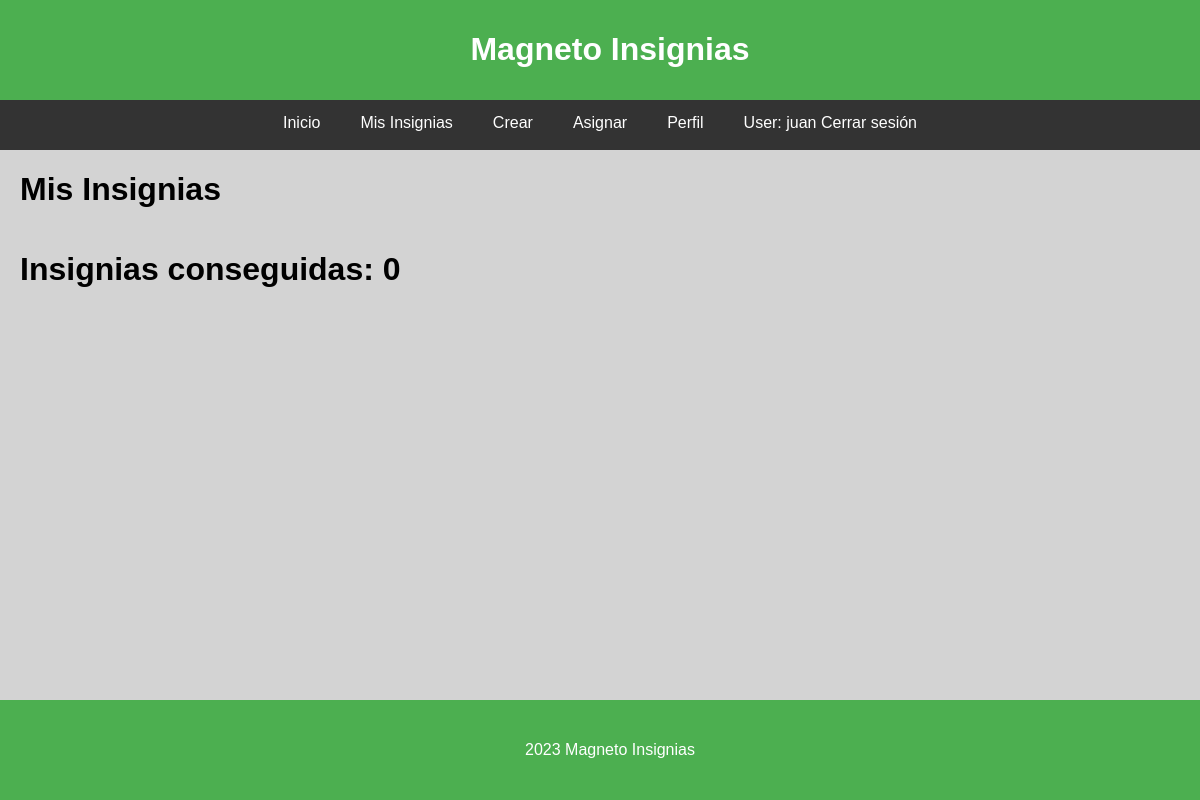
The page /mybadges/ (signed in) on the database as committed earlier.
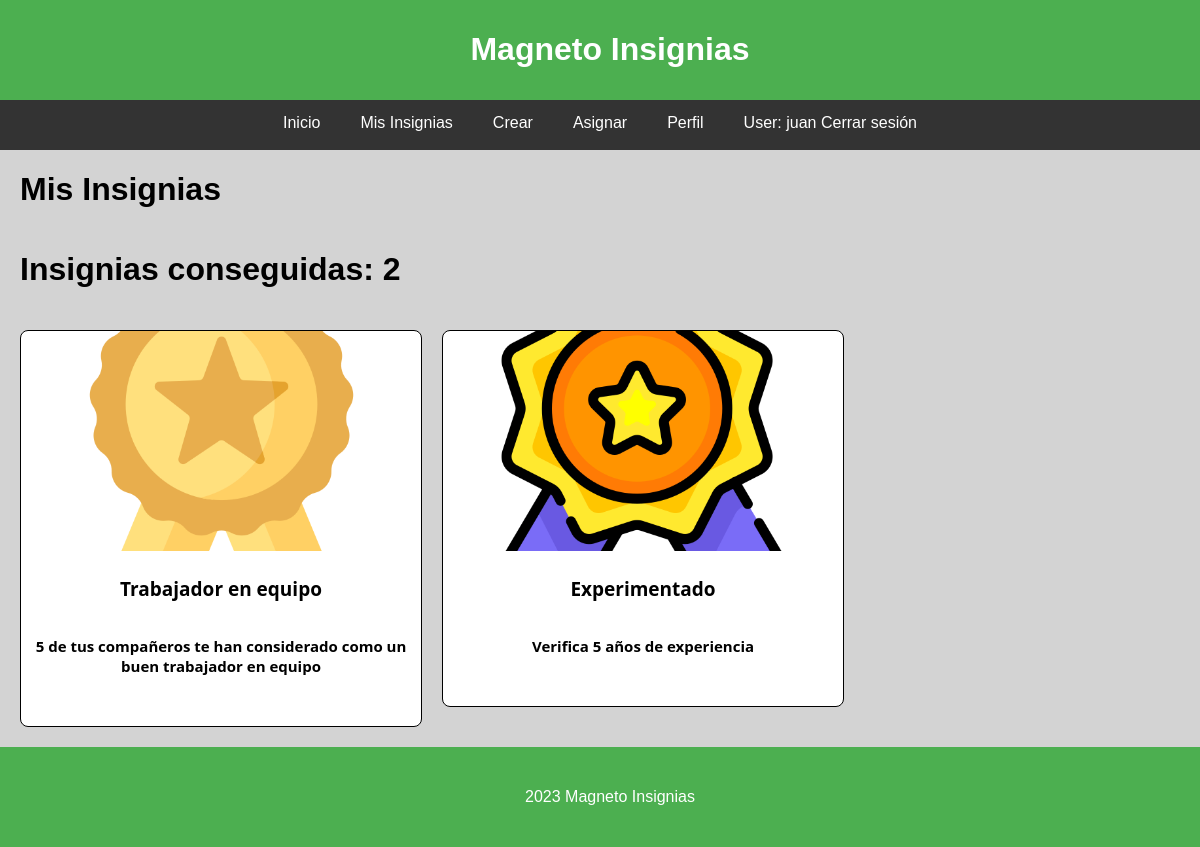
The same page on the database as committed later.
### myapp/models.py (models this page shows, shortened)
class Insignia(models.Model):
    title = models.CharField(max_length=200)
    description = models.TextField()
    obtenida = models.BooleanField(default=False)
    imagen = models.ImageField(upload_to='files/')
    portador = models.ManyToManyField(User, blank=True)

### myapp/views.py (the view)
# urls.py: path('mybadges/', views.mybadges, name="mybadges"),
def mybadges(request):
    badges = Insignia.objects.filter(portador=request.user)
    return render(request, 'my_badges.html', {
        'badges': badges
    })

### myapp/templates/my_badges.html (shortened to what this page needs)
{% extends 'base.html' %}
{% load static %}
{% block content1 %}
<head>
<link rel="stylesheet" href="{% static 'css/styles.css' %}">
</head>
{% endblock %}
{% block content2 %}
  <h1>Mis Insignias</h1>
  <h1>Insignias conseguidas: {{ badges.count }}</h1>
  <div class="insignias-container">
    {% for badge in badges %}
    <div class="insignia">
      <img src="{{ badge.imagen.url }}" alt="{{ badge.title }}">
      <div class="insignia-details">
        <p class="title">{{badge.title}}</p>
        <p class="description">{{badge.description}}</p>
      </div>
    </div>
  {% endfor %}
  </div>
  {% endblock %}

### myapp/templates/base.html (shortened to what this page needs)
{% block content1 %}
{% endblock %}
{% load static %}
<!DOCTYPE html>
<html lang="en">
<head>
  <link rel="stylesheet" href="{% static 'css/basestyle.css' %}">
</head>
<body>
  <header>
    <h1>Magneto Insignias</h1>
  </header>
  <nav>
    {% if user.is_authenticated %}
    <a href="{% url 'home' %}">Inicio</a>
    <a href="{% url 'mybadges' %}">Mis Insignias</a>
    <a href="{% url 'crear_insignia' %}">Crear</a>
    <a href="{% url 'asignar' %}">Asignar</a>
    <a href="{% url 'perfil' %}">Perfil</a>
    <a href="{% url 'logout'%}?next={{request.path}}">User: {{ user.get_username }} Cerrar sesión</a>
    {% else %}
    <a href="{% url 'home' %}">Inicio</a>
    <a href="{% url 'login' %}">Log in</a>
    <a href="{% url 'registro' %}">Sign In</a>
    {% endif %}
  </nav>
{% block content2 %}
{% endblock %}
<footer>
    2023 Magneto Insignias
</footer>
</body>
</html>

### myapp/static/css/styles.css (style rules this page uses)
p { text-align: center; }
a { color: #4CAF50; text-decoration: none; }
.insignias-container { display: flex; flex-direction: row; grid-template-columns: repeat( minmax(300px, 1fr)); gap: 20px; padding: 20px; }
.insignia { display: flex; flex-direction:column; align-items: center; text-align: center; border-radius: 8px; padding-bottom: 35px; border: solid black 1px; background-color: #fff; color: #fff; height: fit-content; width: 400px; }
.insignia img { width: 335px; height: 220px; object-fit: cover; margin-bottom: 6px; border-radius: 10px 10px 0px 0px; }
.insignia-details { text-align: left; padding-left: 10px; padding-right: 10px; flex: 1; display: flex; flex-direction: column; text-align: left; }
.insignia-details .title { color: black; font-family: Segoe UI; font-size: 19px; font-weight: 700; }
.insignia-details .description { color: black; font-family: Segoe UI; font-size: 15px; font-weight: 700; }
h1 { margin-left: 20px; }

### myapp/static/css/basestyle.css (style rules this page uses)
body { font-family: 'Arial', sans-serif; margin: 0; padding: 0; display:flex; flex-direction: column; min-height: 100vh; background-color: lightgray; }
header { background-color: #4CAF50; padding: 10px; color: white; text-align: center; }
nav { display: flex; justify-content: center; background-color: #333; height: 50px; }
nav a { color: white; padding: 14px 20px; text-decoration: none; }
footer { background-color: #4CAF50; padding: 10px; color: white; text-align: center; width:100%; margin-top:auto; height: 80px; line-height: 80px; }

Rows that differ between the two databases and show on the page:
added Insignia: imagen (picture), title "Trabajador en equipo", description "5 de tus compañeros te han considerado como un buen trabajador en equipo"
added Insignia: imagen (picture), title "Experimentado", description "Verifica 5 años de experiencia"
Other text that changed with them:
{{ badges.count }}: "0" → "2"
